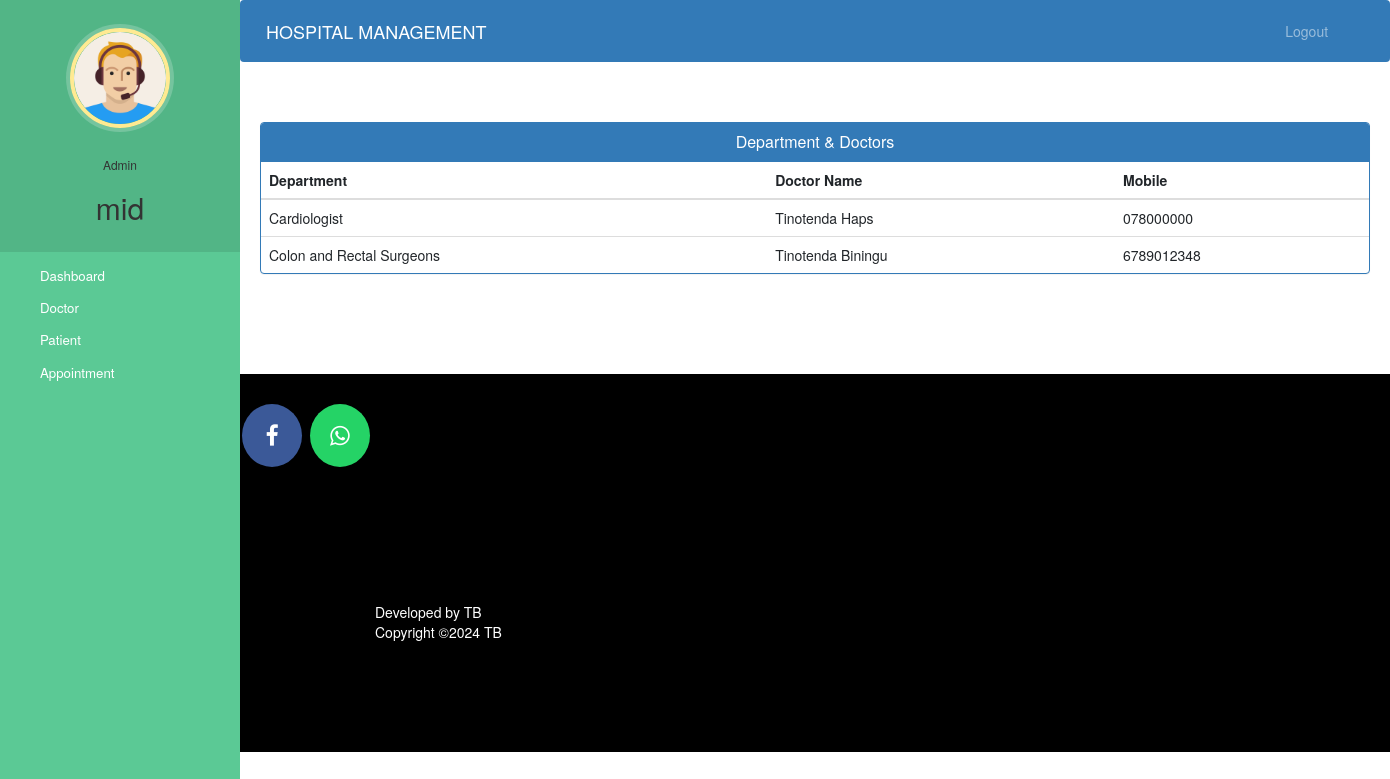
Screenshot of /admin-view-doctor-specialisation (signed in) with the database file from the repository.
### hospital/models.py (models this page shows, shortened)
class Doctor(models.Model):
    user=models.OneToOneField(User,on_delete=models.CASCADE)
    profile_pic= models.ImageField(upload_to='profile_pic/DoctorProfilePic/',null=True,blank=True)
    address = models.CharField(max_length=40)
    mobile = models.CharField(max_length=20,null=True)
    department= models.CharField(max_length=50,choices=departments,default='Cardiologist')
    status=models.BooleanField(default=False)
    @property
    def get_name(self):
        return self.user.first_name+" "+self.user.last_name

### hospital/views.py (the view)
# urls.py: path('admin-view-doctor-specialisation',views.admin_view_doctor_specialisation_view,name='admin-view-doctor-specialisation'),
@login_required(login_url='adminlogin')
@user_passes_test(is_admin)
def admin_view_doctor_specialisation_view(request):
    doctors=models.Doctor.objects.all().filter(status=True)
    return render(request,'hospital/admin_view_doctor_specialisation.html',{'doctors':doctors})

### hospital/views.py (called while the page is built)
def is_admin(user):
    return user.groups.filter(name='ADMIN').exists()

### templates/hospital/admin_view_doctor_Specialisation.html (shortened to what this page needs)
{% extends 'hospital/admin_base.html' %}
{% block content %}
<head>
  <link href="//netdna.bootstrapcdn.com/bootstrap/3.0.0/css/bootstrap.min.css" rel="stylesheet" id="bootstrap-css">
</head>
<div class="container">
  <div class="panel panel-primary">
    <div class="panel-heading">
      <h6 class="panel-title">Department & Doctors</h6>
    </div>
    <table class="table table-hover" id="dev-table">
      <thead>
        <tr>
          <th>Department</th>
          <th>Doctor Name</th>
          <th>Mobile</th>
        </tr>
      </thead>
      {% for d in doctors %}
      <tr>
        <td>{{d.department}}</td>
        <td> {{d.get_name}}</td>
        <td>{{d.mobile}}</td>
      </tr>
      {% endfor %}
    </table>
  </div>
</div>
{% endblock content %}

### templates/hospital/admin_base.html (shortened to what this page needs)
<!DOCTYPE html>
{% load static %}
<html lang="en">
<head>
  <link rel="stylesheet" href="https://stackpath.bootstrapcdn.com/bootstrap/4.3.1/css/bootstrap.min.css">
  <link rel="stylesheet" href="https://maxcdn.bootstrapcdn.com/font-awesome/4.7.0/css/font-awesome.min.css">
  <link rel="stylesheet" href="{% static '/style.css' %}">
</head>
<body>
  <nav class="menu" tabindex="0">
    <header class="avatar">
      <img src="{% static "images/adminpropic.png" %}" />
      <br><br>
      <h6>Admin</h6>
      <h2>{{request.user.first_name}}</h2>
    </header>
    <ul>
      <li tabindex="0" class="icon-dashboard"> <a style="color:white; text-decoration:none;" href="/admin-dashboard"><span>Dashboard</span></a> </li>
      <li tabindex="0" class="icon-customers"> <a style="color:white; text-decoration:none;" href="/admin-doctor"><span>Doctor</span></a></li>
      <li tabindex="0" class="icon-users"> <a style="color:white; text-decoration:none;" href="/admin-patient"><span>Patient</span></a></li>
      <li tabindex="0" class="icon-calendar"> <a style="color:white; text-decoration:none;" href="/admin-appointment"><span>Appointment</span></a></li>
    </ul>
  </nav>
  <main>
    <div class="bs-example">
      <nav class="navbar navbar-expand-md  navbar-dark fixed-top" style="background:#337AB7;">
        <a href="/admin-dashboard" class="navbar-brand">HOSPITAL MANAGEMENT</a>
        <div class="collapse navbar-collapse justify-content-between" id="navbarCollapse">
          <div class="navbar-nav" style=" margin-left: 90%;">
            <a href="/logout" class="nav-item nav-link">Logout</a>
          </div>
        </div>
      </nav>
    </div>
    <br><br>
    {% block content %}
    {% endblock content %}
    <br><br><br><br>
    <footer>
      <p>
        <a id="ftr" href="https://facebook.com/tino.biningu/" class="fa fa-facebook"></a>
        <a id="ftr" href="https://api.whatsapp.com/send?phone=+263780601210&text=Hello%20Tino.%0d%0aHow%20are%20you%20%3f%0d%0aI%20came%20from%20your%20website.&source=&data=#" class="fa fa-whatsapp"></a>
      </p>
      <br>
      <div class="container">
        <div class="row">
          <div class="col-md-12 col-sm-12">
            <div style="color:#ffffff;" class="wow fadeInUp footer-copyright">
              <p>Developed by TB <br>
                Copyright &copy;2024 TB </p>
            </div>
          </div>
        </div>
      </div>
    </footer>
  </main>
</body>
</html>

### static/style.css (style rules this page uses)
body { padding-left: 240px; }
main { position: relative; height: 100vh; }
.menu { background: #5bc995; height: 100vh; width: 240px; position: fixed; top: 0px; left: 0; z-index: 5; outline: none; }
.menu .avatar { background: rgba(0, 0, 0, 0.1); padding: 2em 0.5em; text-align: center; }
.menu .avatar img { width: 100px; border-radius: 50%; overflow: hidden; border: 4px solid #ffea92; box-shadow: 0 0 0 4px rgba(255, 255, 255, 0.2); }
.menu .avatar h2 { font-weight: normal; margin-bottom: 0; }
.menu ul { list-style: none; padding: 0.5em 0; margin: 0; }
.menu ul li { padding: 0.5em 1em 0.5em 3em; font-size: 0.95em; font-weight: regular; background-repeat: no-repeat; background-position: left 15px center; background-size: auto 20px; transition: all 0.15s linear; cursor: pointer; }
.menu ul li.icon-dashboard { background-image: url("http://www.entypo.com/images//gauge.svg"); }
.menu ul li.icon-customers { background-image: url("http://www.entypo.com/images//briefcase.svg"); }
.menu ul li.icon-users { background-image: url("http://www.entypo.com/images//users.svg"); }
.menu ul li.icon-calendar { background-image: url("http://www.entypo.com/images//calendar.svg"); }

### templates/hospital/admin_base.html (style rules this page uses)
a:link { text-decoration: none; }
a { color: white; }
footer { padding: 0px 0px 0px 0px; background-color: black; margin: 0px; }
#ftr { padding: 20px; }
.fa { font-size: 23px; width: 60px; text-align: center; text-decoration: none; margin: 5px 2px; border-radius: 50%; }
.fa-facebook { background: #3B5998; color: white; margin-top: 30px; }
.fa-whatsapp { background: #25d366; color: white; }
body { padding-left: 240px; }
main { position: relative; height: 100vh; }
.menu { background: #5bc995; height: 100vh; width: 240px; position: fixed; top: 0px; left: 0; z-index: 5; outline: none; }
.menu .avatar { background: rgba(0, 0, 0, 0.1); padding: 2em 0.5em; text-align: center; }
.menu .avatar img { width: 100px; border-radius: 50%; overflow: hidden; border: 4px solid #ffea92; box-shadow: 0 0 0 4px rgba(255, 255, 255, 0.2); }
.menu .avatar h2 { font-weight: normal; margin-bottom: 0; }
.menu ul { list-style: none; padding: 0.5em 0; margin: 0; }
.menu ul li { padding: 0.5em 1em 0.5em 3em; font-size: 0.95em; font-weight: regular; background-repeat: no-repeat; background-position: left 15px center; background-size: auto 20px; transition: all 0.15s linear; cursor: pointer; }
.menu ul li.icon-dashboard { background-image: url("http://www.entypo.com/images//gauge.svg"); }
.menu ul li.icon-customers { background-image: url("http://www.entypo.com/images//briefcase.svg"); }
.menu ul li.icon-users { background-image: url("http://www.entypo.com/images//users.svg"); }
.menu ul li.icon-calendar { background-image: url("http://www.entypo.com/images//calendar.svg"); }

### templates/hospital/admin_view_doctor_Specialisation.html (style rules this page uses)
a:link { text-decoration: none; }
h6 { text-align: center; }
.row { margin: 100px; }

### rows the page displays
Doctor: department "Cardiologist", get_name "Tinotenda Haps", mobile "078000000"
Doctor: department "Colon and Rectal Surgeons", get_name "Tinotenda Biningu", mobile "6789012348"

### other values shown
{{ request.user.first_name }} "mid"
